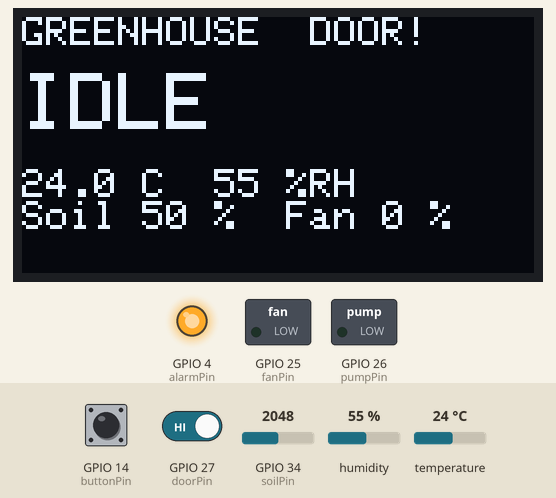
Recording of a sketch running on a simulated ESP32. Parts: 128×64 one-colour display, switched loads named in the sketch (green lamp = pin HIGH), output pins drawn as LEDs (lit = HIGH). Dashed ring = blinking. The test bench sets the inputs (shaded band); at power-on: GPIO 34 (soilPin) = 2048, temperature 24 °C, GPIO 27 (doorPin) HIGH, GPIO 14 (buttonPin) HIGH, humidity 55 %. What the sketch prints to the serial monitor is not drawn.

Above: at 1.2 s.
1.3 s: GPIO 34 (soilPin) set to 1255
3.5 s: GPIO 34 (soilPin) set to 1184
At 4.5 s:
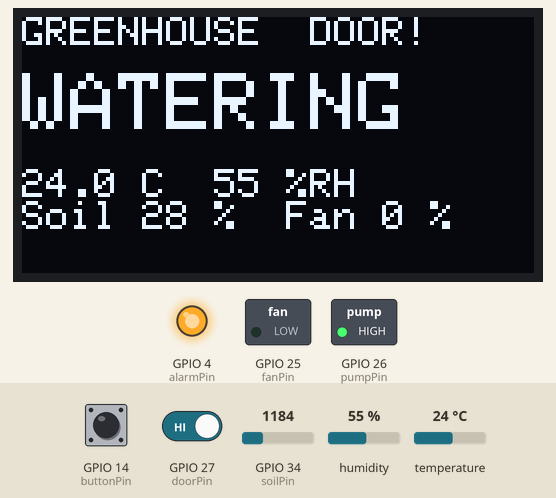
10.5 s: temperature set to 39.5 °C
At 13.1 s:
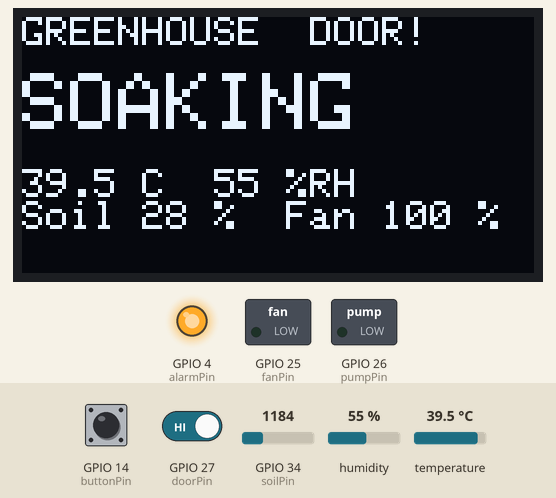
19.8 s: temperature set to 40.7 °C
At 20.55 s:
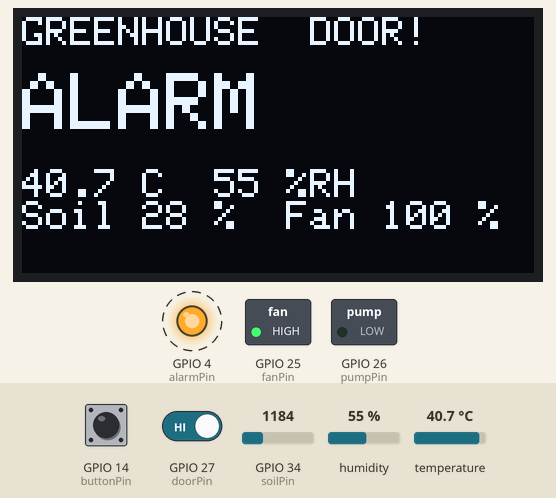
21.9 s: GPIO 27 (doorPin) driven LOW
At 22.35 s:
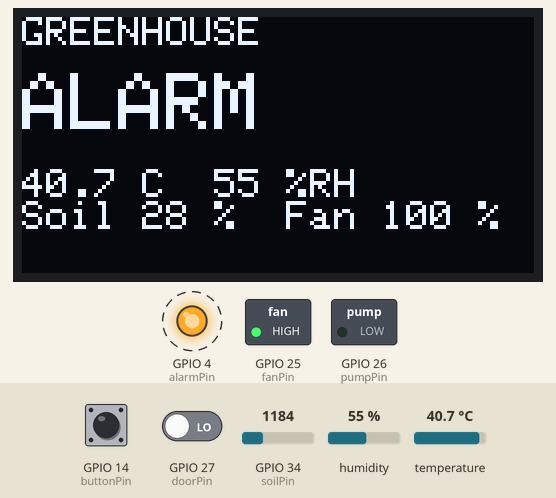
24.3 s: temperature set to 38.5 °C
At 28.67 s:
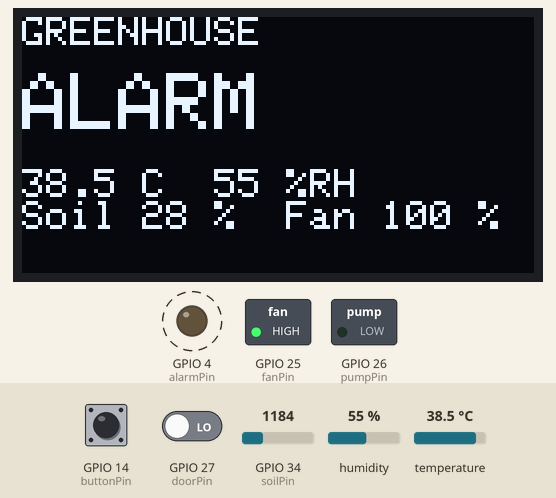
29.5 s: temperature set to 37.3 °C
At 33.2 s:
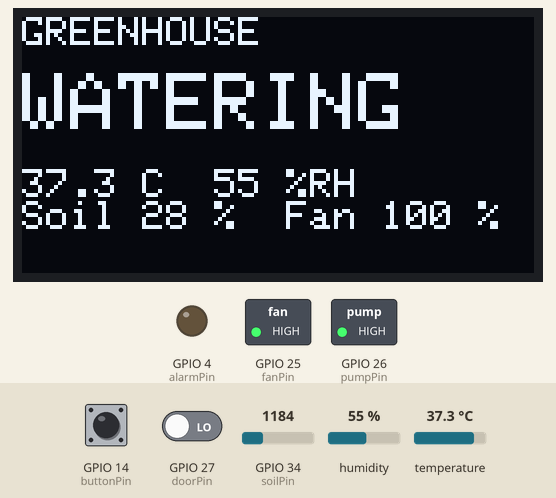
Timing chart, 0 to 38.5 s (numbered marks = the images above; inputs shaded):
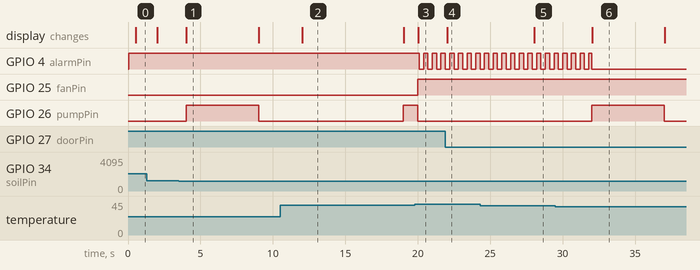

Measured:
- the behaviour switches between 1229 and 1228 on GPIO 34 (soilPin) (found by bisection; images 0 and 1)
- the behaviour switches between 40 and 40.1 °C on temperature (found by bisection; images 2 and 3)
- the behaviour switches between 38 and 37.9 °C on temperature (found by bisection; images 5 and 6)
- after the input at 3.5 s, GPIO 26 (pumpPin): LOW → HIGH after 0.51 s, → LOW 5.0 s later; the display: changes after 0.53 s (image 1)
- after the input at 10.5 s, the display: changes after 1.5 s (image 2)
- after the input at 19.8 s, GPIO 4 (alarmPin): alternates HIGH for 0.30 s and LOW for 0.30 s, starting after 0.30 s; GPIO 25 (fanPin): LOW → HIGH after 0.21 s; GPIO 26 (pumpPin): HIGH → LOW after 0.21 s; the display: changes after 0.24 s (image 3)
- after the input at 21.9 s, the display: changes after 0.14 s (image 4)
- after the input at 24.3 s, the display: changes after 3.7 s (image 5)
- after the input at 29.5 s, GPIO 26 (pumpPin): LOW → HIGH after 2.5 s, → LOW 5.0 s later; the display: changes after 2.5 s (image 6)

The sketch:

e6_state_machine.ino
```cpp
#include <Wire.h>
#include <Adafruit_GFX.h>
#include <Adafruit_SSD1306.h>
#include <DHT.h>
#include <esp_task_wdt.h>

int dhtPin = 15;
int soilPin = 34;
int doorPin = 27;
int buttonPin = 14;
int fanPin = 25;
int pumpPin = 26;
int alarmPin = 4;

DHT dht(dhtPin, DHT22);
Adafruit_SSD1306 oled(128, 64, &Wire, -1);

String state = "IDLE";
unsigned long stateStartTime = 0;

float temp = 25;
float hum = 60;
int soil = 50;
int fanSpeed = 0;
bool doorOpen = false;
int lastButton = HIGH;
unsigned long lastSensorTime = 0;
unsigned long lastScreenTime = 0;

void changeState(String newState) {
  Serial.print(state);
  Serial.print(" to ");
  Serial.println(newState);
  state = newState;
  stateStartTime = millis();
}

void readSensors() {
  float t = dht.readTemperature();
  float h = dht.readHumidity();

  if (!isnan(t)) {
    temp = t;
    hum = h;
  }

  soil = map(analogRead(soilPin), 0, 4095, 0, 100);

  fanSpeed = map(temp, 25, 35, 0, 255);

  if (fanSpeed < 0) {
    fanSpeed = 0;
  }

  if (fanSpeed > 255) {
    fanSpeed = 255;
  }
}

void showScreen() {
  oled.clearDisplay();
  oled.setTextSize(1);
  oled.setCursor(0, 0);
  oled.print("GREENHOUSE");

  if (doorOpen == true) {
    oled.print("  DOOR!");
  }

  oled.setTextSize(2);
  oled.setCursor(0, 14);
  oled.println(state);

  oled.setTextSize(1);
  oled.setCursor(0, 38);
  oled.print(temp, 1);
  oled.print(" C  ");
  oled.print(hum, 0);
  oled.println(" %RH");
  oled.print("Soil ");
  oled.print(soil);
  oled.print(" %  Fan ");
  oled.print(fanSpeed * 100 / 255);
  oled.print(" %");
  oled.display();
}

void setup() {
  Serial.begin(115200);
  pinMode(doorPin, INPUT_PULLUP);
  pinMode(buttonPin, INPUT_PULLUP);
  pinMode(pumpPin, OUTPUT);
  pinMode(alarmPin, OUTPUT);
  ledcAttach(fanPin, 5000, 8);
  dht.begin();
  Wire.begin(21, 22);
  oled.begin(SSD1306_SWITCHCAPVCC, 0x3C);
  oled.setTextColor(SSD1306_WHITE);

  if (esp_reset_reason() == ESP_RST_TASK_WDT) {
    Serial.println("Boot. Reset reason: WATCHDOG");
  } else {
    Serial.println("Boot. Reset reason: normal");
  }

  esp_task_wdt_config_t config = { .timeout_ms = 5000, .idle_core_mask = 0, .trigger_panic = true };
  esp_task_wdt_reconfigure(&config);
  esp_task_wdt_add(NULL);

  readSensors();
  Serial.println("E6 ready. Turn SOIL below 30 %, press WATER, set temp above 40 C, type h.");
}

void loop() {
  esp_task_wdt_reset();

  if (millis() - lastSensorTime >= 2000) {
    lastSensorTime = millis();
    readSensors();
  }

  if (digitalRead(doorPin) == HIGH) {
    doorOpen = true;
  } else {
    doorOpen = false;
  }

  bool pressed = false;
  int button = digitalRead(buttonPin);

  if (button == LOW && lastButton == HIGH) {
    pressed = true;
  }

  lastButton = button;

  unsigned long timeInState = millis() - stateStartTime;

  if (state == "IDLE") {
    if (temp > 40) {
      changeState("ALARM");
    } else if (soil < 30 || pressed == true) {
      changeState("WATERING");
    }
  } else if (state == "WATERING") {
    if (temp > 40) {
      changeState("ALARM");
    } else if (timeInState >= 5000) {
      changeState("SOAKING");
    }
  } else if (state == "SOAKING") {
    if (temp > 40) {
      changeState("ALARM");
    } else if (timeInState >= 10000) {
      changeState("IDLE");
    }
  } else if (state == "ALARM") {
    if (temp < 38) {
      changeState("IDLE");
    }
  }

  if (state == "WATERING") {
    digitalWrite(pumpPin, HIGH);
  } else {
    digitalWrite(pumpPin, LOW);
  }

  if (state == "ALARM") {
    ledcWrite(fanPin, 255);
  } else if (doorOpen == true) {
    ledcWrite(fanPin, 0);
  } else {
    ledcWrite(fanPin, fanSpeed);
  }

  if (state == "ALARM") {
    if ((millis() / 300) % 2 == 0) {
      digitalWrite(alarmPin, HIGH);
    } else {
      digitalWrite(alarmPin, LOW);
    }
  } else if (doorOpen == true) {
    digitalWrite(alarmPin, HIGH);
  } else {
    digitalWrite(alarmPin, LOW);
  }

  if (millis() - lastScreenTime >= 500) {
    lastScreenTime = millis();
    showScreen();
  }

  if (Serial.available() > 0) {
    char letter = Serial.read();

    if (letter == 'h') {
      Serial.println("Loop frozen. Watchdog resets the board in 5 s...");

      while (true) {
      }
    }
  }
}
```
